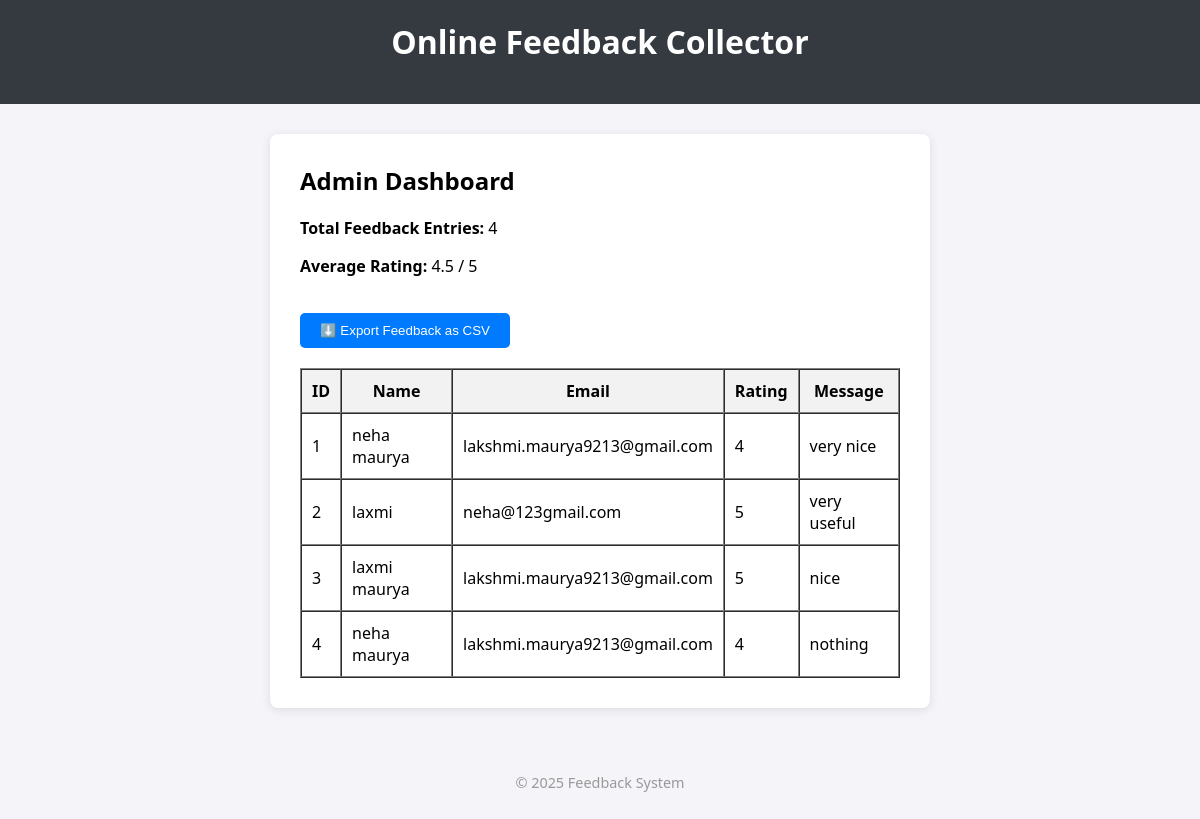
The page /admin on the database its author committed.
### tables this page shows
CREATE TABLE feedback (
            id INTEGER PRIMARY KEY AUTOINCREMENT,
            name TEXT,
            email TEXT NOT NULL,
            rating INTEGER NOT NULL,
            message TEXT NOT NULL
        );

### aap.py (the view)
@app.route('/admin')
def admin_dashboard():
    conn = sqlite3.connect('app.db')
    c = conn.cursor()
    c.execute("SELECT * FROM feedback")
    feedbacks = c.fetchall()
    conn.close()
    total = len(feedbacks)
    avg_rating = round(sum(row[3] for row in feedbacks) / total, 2) if total > 0 else 0
    return render_template('admin.html', feedbacks=feedbacks, total=total, avg_rating=avg_rating)

### template/admin.html
{% extends "layout.html" %}
{% block content %}
  <h2>Admin Dashboard</h2>
  <p><strong>Total Feedback Entries:</strong> {{ total }}</p>
  <p><strong>Average Rating:</strong> {{ avg_rating }} / 5</p>
  <form action="{{ url_for('export_csv') }}" method="get">
    <button type="submit">⬇️ Export Feedback as CSV</button>
  </form>
  {% if feedbacks %}
    <table border="1" cellpadding="10" cellspacing="0" style="width:100%; margin-top:20px;">
      <thead>
        <tr style="background-color:#f2f2f2;">
          <th>ID</th>
          <th>Name</th>
          <th>Email</th>
          <th>Rating</th>
          <th>Message</th>
        </tr>
      </thead>
      <tbody>
        {% for fb in feedbacks %}
        <tr>
          <td>{{ fb[0] }}</td>
          <td>{{ fb[1] or 'N/A' }}</td>
          <td>{{ fb[2] }}</td>
          <td>{{ fb[3] }}</td>
          <td>{{ fb[4] }}</td>
        </tr>
        {% endfor %}
      </tbody>
    </table>
  {% else %}
    <p>No feedback entries yet.</p>
  {% endif %}
{% endblock %}

### template/layout.html (shortened to what this page needs)
<!DOCTYPE html>
<html lang="en">
<head>
  <link rel="stylesheet" type="text/css" href="/static/css/style.css">
</head>
<body>
  <header>
    <h1>Online Feedback Collector</h1>
  </header>
  <main>
    {% block content %}{% endblock %}
  </main>
  <footer>
    <p>&copy; 2025 Feedback System</p>
  </footer>
</body>
</html>

### static/css/style.css (style rules this page uses)
body { font-family: 'Segoe UI', Tahoma, Geneva, Verdana, sans-serif; background-color: #f4f4f9; margin: 0; padding: 0; }
header { background-color: #343a40; color: #fff; padding: 20px 0; text-align: center; }
main { max-width: 600px; margin: 30px auto; background: #fff; padding: 30px; border-radius: 8px; box-shadow: 0 2px 10px rgba(0,0,0,0.1); }
h1, h2 { margin-top: 0; }
button { background-color: #007bff; color: #fff; padding: 10px 20px; margin-top: 20px; border: none; border-radius: 5px; cursor: pointer; transition: background-color 0.3s ease; }
footer { text-align: center; font-size: 0.9em; padding: 20px; color: #999; }

### rows shown on the page
feedback: id "1", name "neha maurya", email "lakshmi.maurya9213@gmail.com", rating "4", message "very nice"
feedback: id "2", name "laxmi", email "neha@123gmail.com", rating "5", message "very useful"
feedback: id "3", name "laxmi maurya", email "lakshmi.maurya9213@gmail.com", rating "5", message "nice"
feedback: id "4", name "neha maurya", email "lakshmi.maurya9213@gmail.com", rating "4", message "nothing"

### other values the page prints
{{ total }} "4"
{{ avg_rating }} "4.5"
